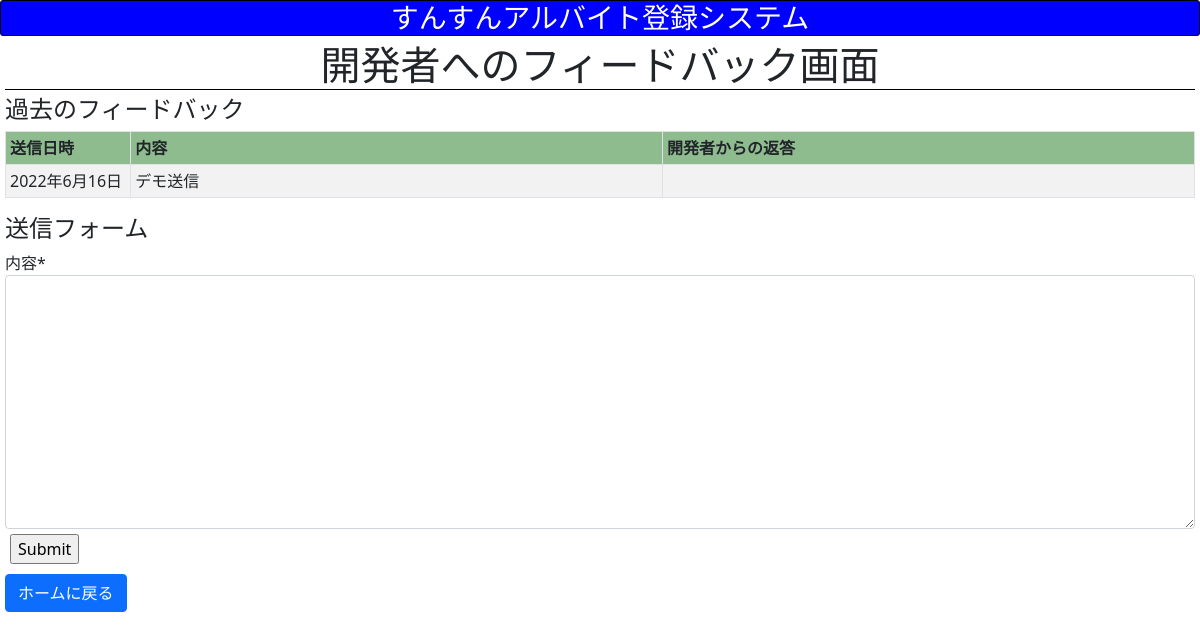
The app's page /shift/feedback (signed in), older data.
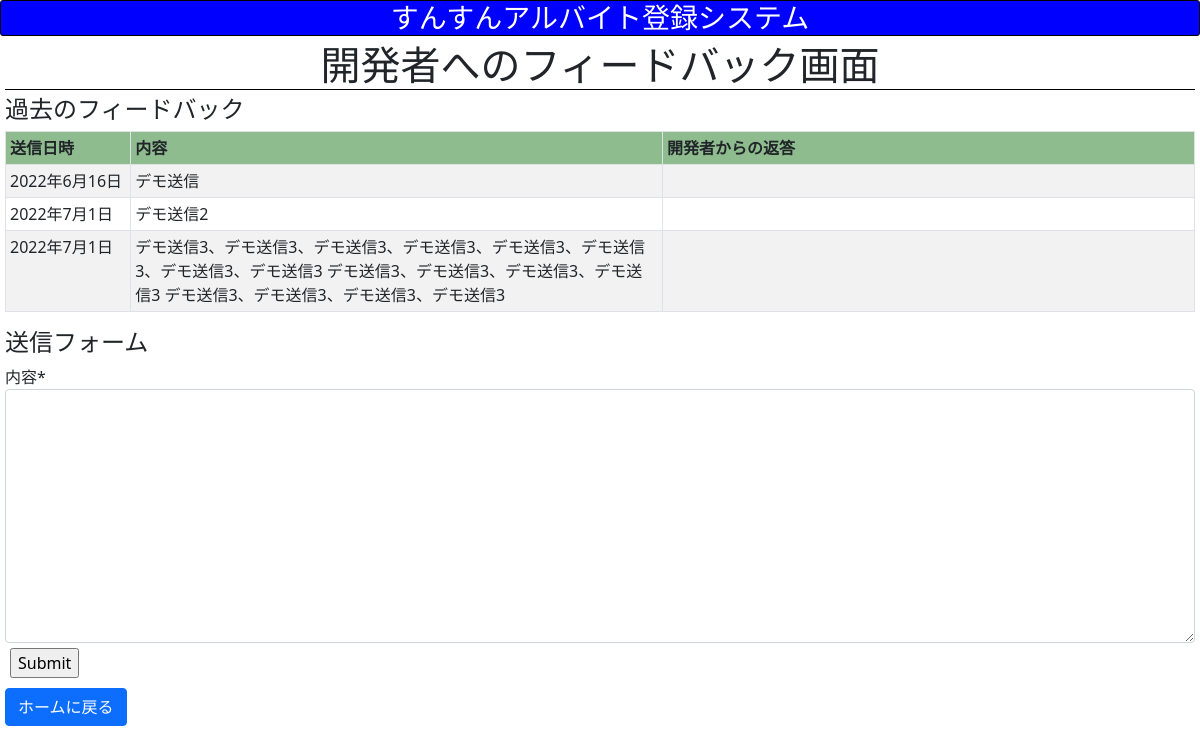
The same page, newer data.
### shift/models.py (models this page shows)
class Feedback(models.Model):
    text = models.TextField()
    response = models.TextField(blank=True, null=True)
    date = models.DateField()

### shift/views.py (the view)
    def checker(request, **kwargs):
        if "worker_id" not in request.session:
            return HttpResponseRedirect(reverse("shift:login"))
        else:
            return func(request, **kwargs)

### shift/forms.py
class FeedbackForm(forms.Form):
    text = forms.CharField(label="内容", widget=forms.Textarea())

### shift/context_processor.py (called while the page is built)
def constant_value(request):
    import datetime
    return {
        "Now": datetime.datetime.now()
    }

### shift/views.py (called while the page is built, shortened)
def login_checker(func):
    def checker(request, **kwargs):
        if "worker_id" not in request.session:
            return HttpResponseRedirect(reverse("shift:login"))
        else:
            return func(request, **kwargs)
    return checker

@login_checker
def feedback(request):
    feedbacks = Feedback.objects.all()
    return render(request, "shift/feedback.html", {
        "form": FeedbackForm(),
        "feedbacks": feedbacks
    })

### shift/templates/shift/feedback.html (shortened to what this page needs)
{% extends 'shift/layout.html' %}
{% load crispy_forms_tags %}
{% block body %}
    <h1 class="theme">開発者へのフィードバック画面</h1>
    <h4>過去のフィードバック</h4>
    <table class="table table-bordered table-sm table-striped">
        <thead>
            <tr>
                <th>送信日時</th>
                <th>内容</th>
                <th>開発者からの返答</th>
            </tr>
        </thead>
        <tbody>
            {% for feedback in feedbacks %}
                <tr>
                    <td class="feedback-date">{{ feedback.date }}</td>
                    <td class="feedback-text">{{ feedback.text }}</td>
                    <td class="feedback-response">{{ feedback.response }}</td>
            {% endfor %}
        </tbody>
    </table>
    <h4>送信フォーム</h4>
    <form action="{% url 'shift:feedback' %}" method="post" class="need-check">
        {{ form | crispy }}
        <input type="submit">
    </form>
    <a href="{% url 'shift:home' Now.year Now.month %}" class="btn btn-primary">ホームに戻る</a>
{% endblock %}

### shift/templates/shift/layout.html (shortened to what this page needs)
{% load static %}
<!DOCTYPE html>
<html lang="ja">
    <head>
        <link href="https://cdn.jsdelivr.net/npm/bootstrap@5.0.2/dist/css/bootstrap.min.css" rel="stylesheet">
        <link rel="stylesheet" href="{% static 'shift/style.css' %}">
    </head>
    <body>
        <h3 class="header">すんすんアルバイト登録システム</h3>
        <div class="content">
            {% block body %}
            {% endblock %}
        </div>
    </body>
</html>

### shift/static/shift/style.css (style rules this page uses)
.header { text-align: center; background-color:blue; color: white; margin-bottom: 5px; border:solid thin black; border-radius: 3px; }
.content { margin-left: 5px; margin-right: 5px; }
.theme { text-align: center; margin-bottom: 5px; border-bottom: solid thin black; }
thead { background-color: darkseagreen; }
.btn { margin-top: 5px; margin-bottom: 5px; }
input { margin: 5px; }
.feedback-date { width: 10vw; }
.feedback-text { width: 42.5vw; }
.feedback-response { width: 42.5vw; }

Row changes from the older to the newer data that the page shows:
added Feedback: date "2022年7月1日", text "デモ送信2"
added Feedback: date "2022年7月1日", text "デモ送信3、デモ送信3、デモ送信3、デモ送信3、デモ送信3、デモ送信3、デモ送信3、デモ送信3 デモ送信3、デモ送信3、デモ送信3、デモ送信3 デモ送信3、デモ送信3、デモ送信3、デモ送信3"
